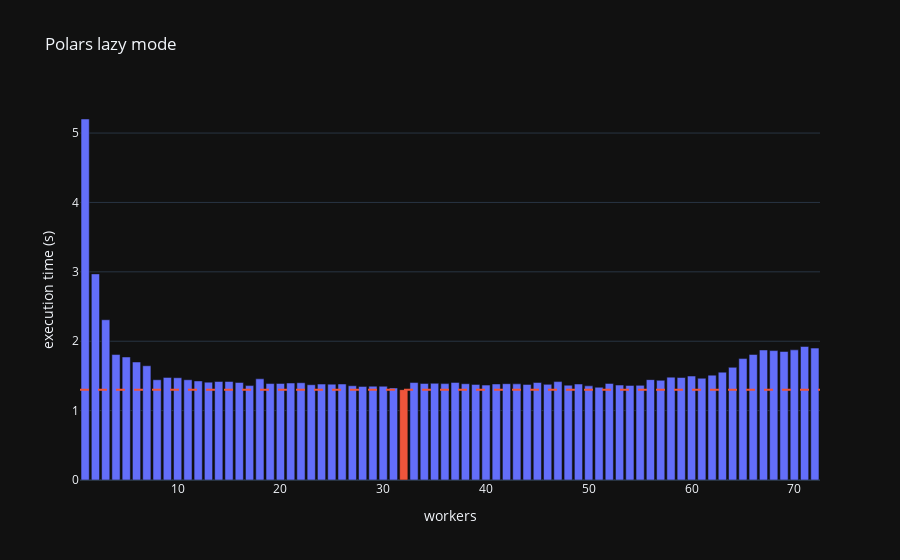

Write notebook code for a chart like this one.
### Code cell
single_benchmark_plot(
    "Polars lazy mode",
    results.filter((pl.col("library")=="polars") & (pl.col("mode")=="lazy"))
)

### Figure 1 — Plotly figure (JSON) as saved in the notebook; plotly's stock layout.template omitted (floating-point values rounded to 4 significant figures)
{"data": [{"alignmentgroup": "True", "hovertemplate": "color=blue<br>workers=%{x}<br>execution time (s)=%{y}<extra></extra>", "legendgroup": "blue", "marker": {"color": "rgb(99,110,250)", "pattern": {"shape": ""}}, "name": "blue", "offsetgroup": "blue", "orientation": "v", "showlegend": false, "textposition": "auto", "type": "bar", "x": [1, 2, 3, 4, 5, 6, 7, 8, 9, 10, 11, 12, 13, 14, 15, 16, 17, 18, 19, 20, 21, 22, 23, 24, 25, 26, 27, 28, 29, 30, 31, 33, 34, 35, 36, 37, 38, 39, 40, 41, 42, 43, 44, 45, 46, 47, 48, 49, 50, 51, 52, 53, 54, 55, 56, 57, 58, 59, 60, 61, 62, 63, 64, 65, 66, 67, 68, 69, 70, 71, 72], "xaxis": "x", "y": [5.203, 2.97, 2.309, 1.808, 1.773, 1.7, 1.646, 1.444, 1.479, 1.473, 1.444, 1.428, 1.41, 1.419, 1.42, 1.406, 1.36, 1.458, 1.39, 1.392, 1.398, 1.401, 1.373, 1.382, 1.381, 1.383, 1.358, 1.349, 1.352, 1.352, 1.326, 1.404, 1.392, 1.393, 1.389, 1.406, 1.388, 1.378, 1.368, 1.384, 1.388, 1.386, 1.378, 1.405, 1.378, 1.418, 1.366, 1.383, 1.357, 1.336, 1.392, 1.368, 1.363, 1.364, 1.447, 1.437, 1.483, 1.477, 1.498, 1.467, 1.511, 1.554, 1.624, 1.75, 1.809, 1.873, 1.865, 1.852, 1.876, 1.925, 1.901], "yaxis": "y"}, {"alignmentgroup": "True", "hovertemplate": "color=orange<br>workers=%{x}<br>execution time (s)=%{y}<extra></extra>", "legendgroup": "orange", "marker": {"color": "rgb(239,85,59)", "pattern": {"shape": ""}}, "name": "orange", "offsetgroup": "orange", "orientation": "v", "showlegend": false, "textposition": "auto", "type": "bar", "x": [32], "xaxis": "x", "y": [1.302], "yaxis": "y"}], "layout": {"barmode": "relative", "legend": {"title": {"text": "color"}, "tracegroupgap": 0}, "shapes": [{"line": {"color": "rgb(239,85,59)", "dash": "dash", "width": 2}, "type": "line", "x0": 0, "x1": 1, "xref": "x domain", "y0": 1.302, "y1": 1.302, "yref": "y"}], "title": {"text": "Polars lazy mode"}, "xaxis": {"anchor": "y", "domain": [0, 1], "title": {"text": "workers"}}, "yaxis": {"anchor": "x", "domain": [0, 1], "title": {"text": "execution time (s)"}}}}
